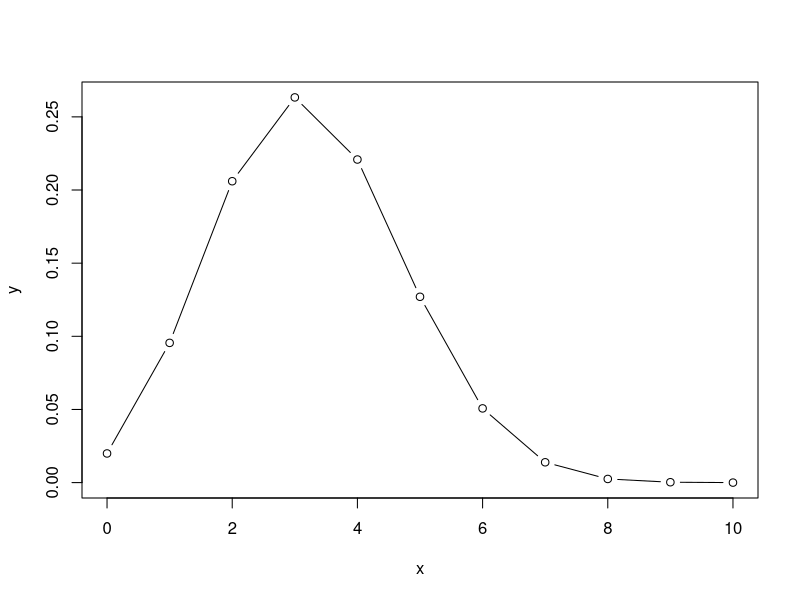
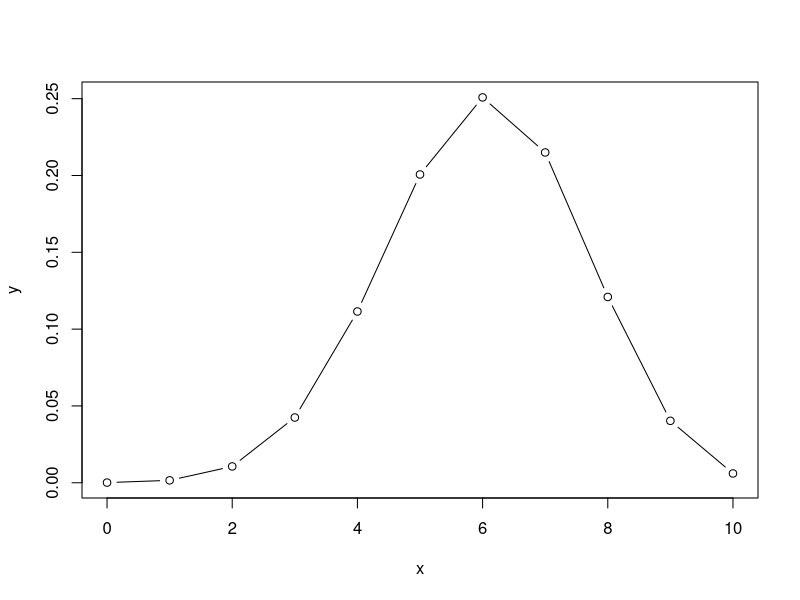
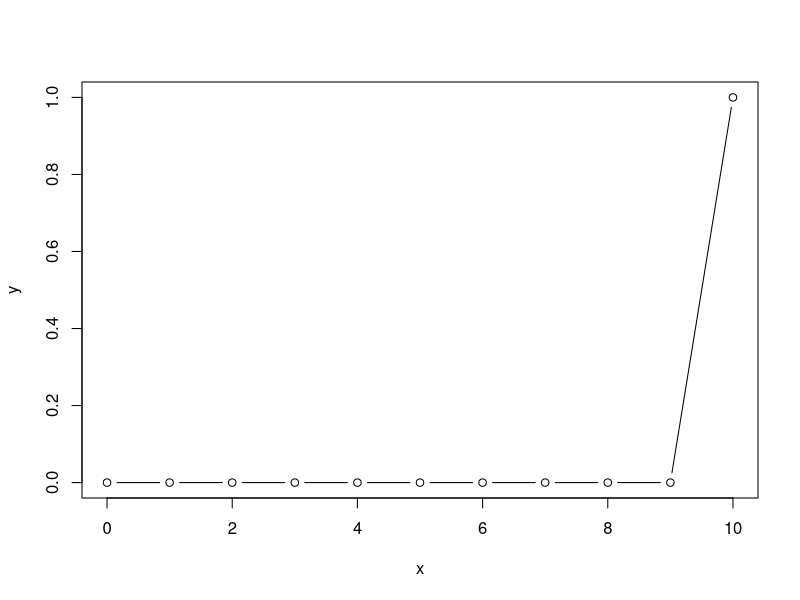
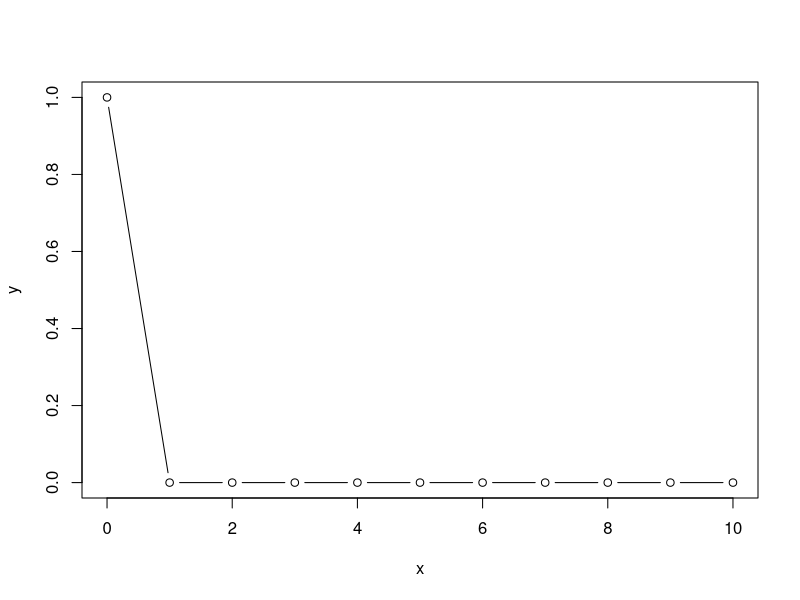
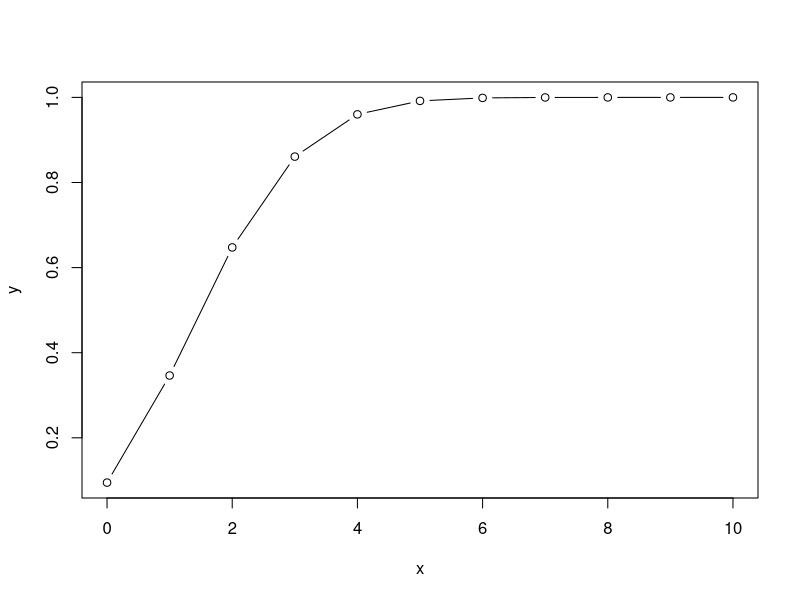
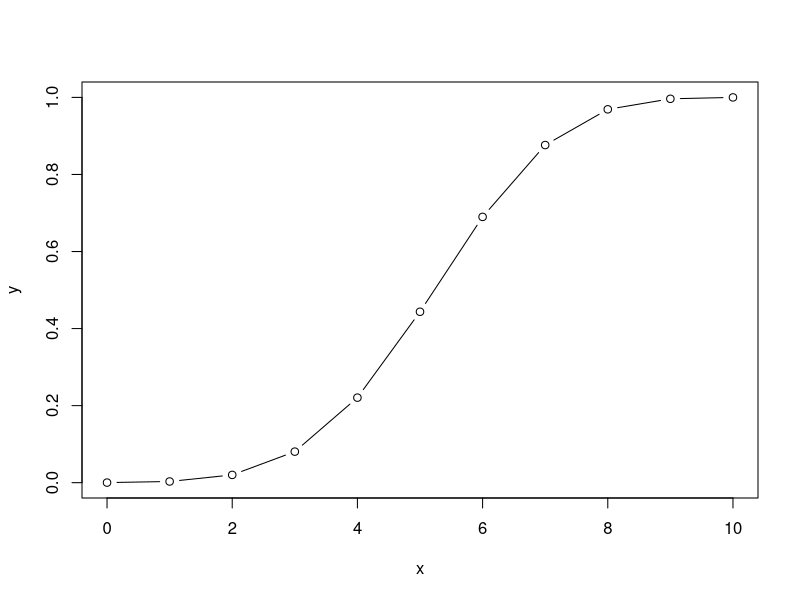
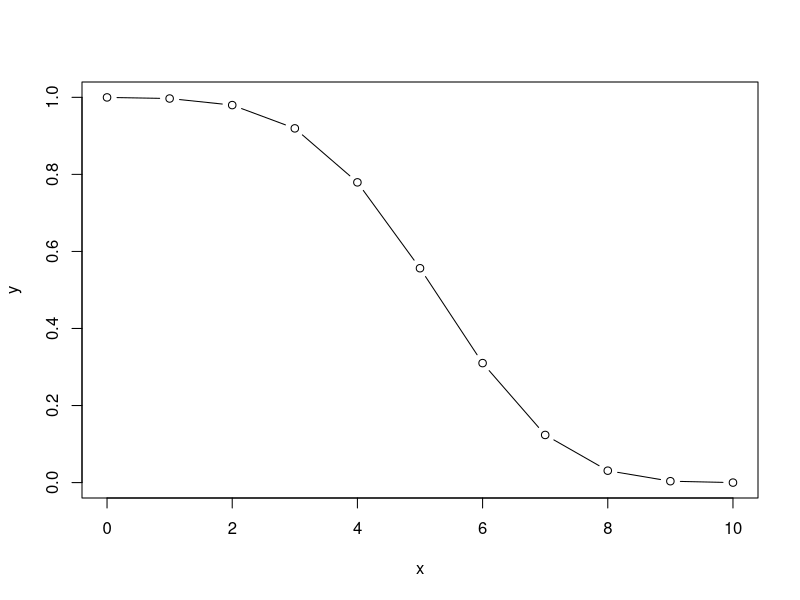
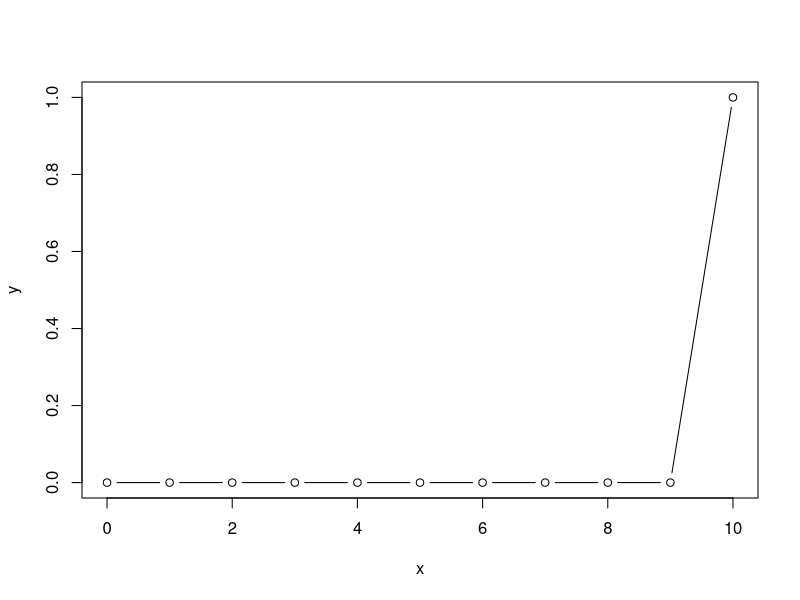

These figures' R source, in order:
library(stats)

# ======== dbinom() =============

# Creating a sequence from 0 to 5
x <- seq(0,10,by = 1)

# Finding the probability of success of each outcome with probability of success as 0.2
y <- dbinom(x,10,0.324)
plot(x,y,type = "b")

y <- dbinom(x,10,0.6)
plot(x,y,type = "b")

y <- dbinom(x,10,1)
plot(x,y,type = "b")

y <- dbinom(x,10,0)
plot(x,y,type = "b")

# =========== pbinom() ===============

# Creating a sequence from 0 to 10
x <- seq(0,10,by = 1)
y <- pbinom(q = x,size = 10,prob = 0.21,lower.tail = T)
plot(x,y,type = "b")

y <- pbinom(q = x,size = 10,prob = 0.57,lower.tail = T)
plot(x,y,type = "b")

y <- pbinom(q = x,size = 10,prob = 0.57,lower.tail = F)
plot(x,y,type = "b")

y <- pbinom(q = x,size = 10,prob = 1,lower.tail = T)
plot(x,y,type = "b")

y <- pbinom(q = x,size = 10,prob = 0,lower.tail = T)
plot(x,y,type = "b")

# ============ qbinom() ===============

qbinom(0.25,10,0.57,lower.tail = T)
qbinom(0.75,10,0.57,lower.tail = T)

qbinom(0.25,10,0.57,lower.tail = F)
qbinom(0.75,10,0.57,lower.tail = F)

qbinom(c(0,0.33,0.66,0.99,1),10,0.57,lower.tail = F)
qbinom(c(0,0.33,0.66,0.99,1),10,0.57,lower.tail = T)

qbinom(1.23,10,0.57)


# =============== rnorm() ==================

# Binomial Distribution of mean = 60 
rbinom(8,150,0.4)

# Binomial Distribution of mean = 36 
rbinom(20,150,0.24)


# ================ EXAMPLE ==================
# dbinom Function is used to calculate Probability at a discrete point
# Consider the below binomial distribution
x <- c(1,2,3,4,5)

# Probability of success is as Below
p <- 0.12

# Probability that x = 0 is
dbinom(0,length(x),prob = p)

# Probability that x = 3 is
dbinom(3,length(x),prob = p)

# Probability that x >= 2 and x <= 4
p2 <- pbinom(1,size = length(x),prob = p,lower.tail = FALSE)
p4 <- pbinom(4,size = length(x),prob = p,lower.tail = FALSE)
p2 - p4

# Probability that x <= 3
pbinom(3,size = length(x),prob = p)

#========== R - Help Examples

require(graphics)
# Compute P(45 < X < 55) for X Binomial(100,0.5)
sum(dbinom(46:54, 100, 0.5))

## Using "log = TRUE" for an extended range :
n <- 2000
k <- seq(0, n, by = 20)
plot (k, dbinom(k, n, pi/10, log = TRUE), type = "l", ylab = "log density",
      main = "dbinom(*, log=TRUE) is better than  log(dbinom(*))")
lines(k, log(dbinom(k, n, pi/10)), col = "red", lwd = 2)
## extreme points are omitted since dbinom gives 0.
mtext("dbinom(k, log=TRUE)", adj = 0)
mtext("extended range", adj = 0, line = -1, font = 4)
mtext("log(dbinom(k))", col = "red", adj = 1)



